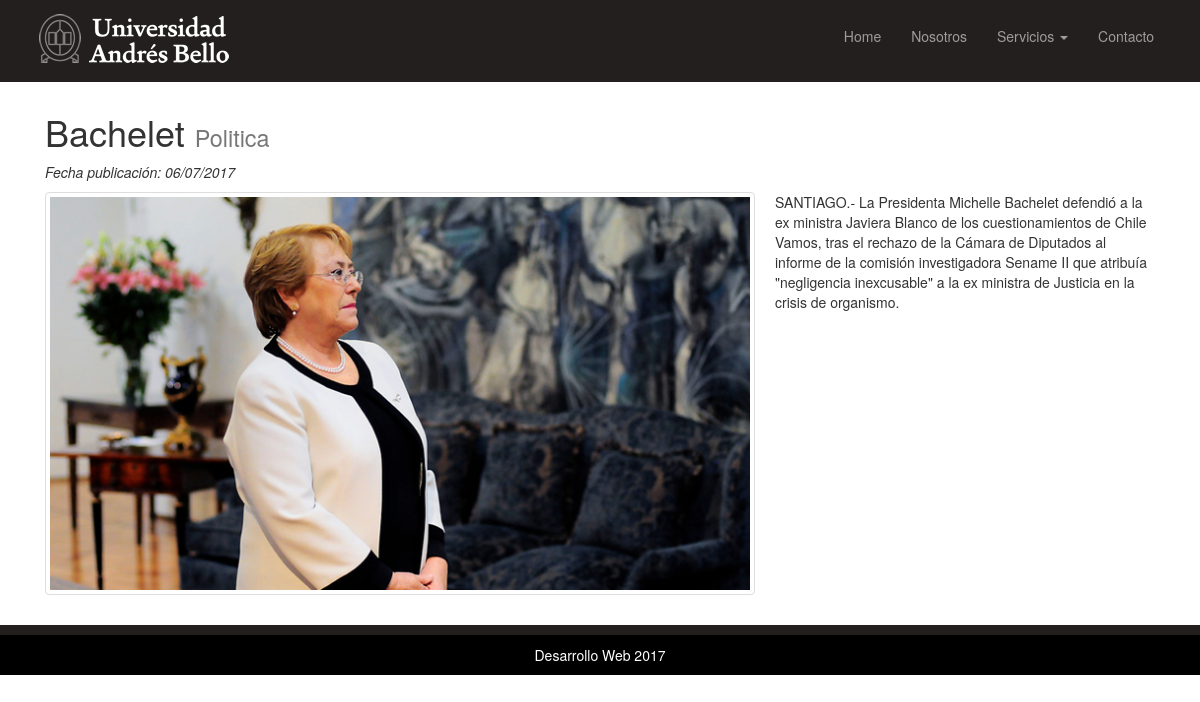
Page /noticia/13/ on the committed database.
### portalNoti/models.py (models this page shows, shortened)
class Noticia(models.Model):
    titular = models.CharField(max_length=140)
    categoria = models.ForeignKey(Categoria)
    description = models.TextField()
    destacada = models.BooleanField(default=False)
    created = models.DateTimeField(auto_now_add=True)
    modified = models.DateTimeField(auto_now=True)
    imagen = models.ImageField(upload_to='photos')

class Categoria(models.Model):
    nombre = models.CharField(max_length=140)
    created = models.DateTimeField(auto_now_add=True)
    modified = models.DateTimeField(auto_now=True)
    def __str__(self):
        return self.nombre

### portalNoti/views.py (the view)
# urls.py: url(r'^noticia/(?P<pk>[0-9]+)/$', views.noticia_detalle, name = 'noticia_detalle'),
def noticia_detalle(request, pk):
    noticia = get_object_or_404(Noticia, pk=pk)
    template_name = 'portalNoti/noticia_detalle.html'
    return render(request, template_name, {'noticia': noticia})

### templates/portalNoti/noticia_detalle.html (shortened to what this page needs)
{% extends 'base.html' %}
{% load thumbnail %}
{% block content %}
  <section>
    <div class="container">
      <div class="col-lg-12">
        <h1> {{noticia.titular}} <small>{{noticia.categoria}}</small></h1>
        <p><em>Fecha publicación: {{noticia.created|date:"d/m/Y"}}</em></p>
        {% thumbnail noticia.imagen "200x200" crop="center" as im %}
          <img src="{{ im.url }}" width="{{ im.width }}" height="{{ im.height }}" class="img-responsive img-thumbnail pull-left img-margin-right">
        {% endthumbnail %}
        <p>{{noticia.description|linebreaks}} </p>
      </div>
    </div>
  </section>
{% endblock %}

### static/css/style.css (style rules this page uses)
.img-margin-right { margin-right: 20px; }

### rows in the picture
Noticia: titular "Bachelet", categoria "Politica", created "06/07/2017", description "SANTIAGO.- La Presidenta Michelle Bachelet defendió a la ex ministra Javiera Blanco de los cuestionamientos de Chile Vamos, tras el rechazo de la Cámara de Diputados al informe de la comisión investigadora Sename II que atribuía \"negligencia inexcusable\" a la ex ministra de Justicia en la crisis de organismo."
